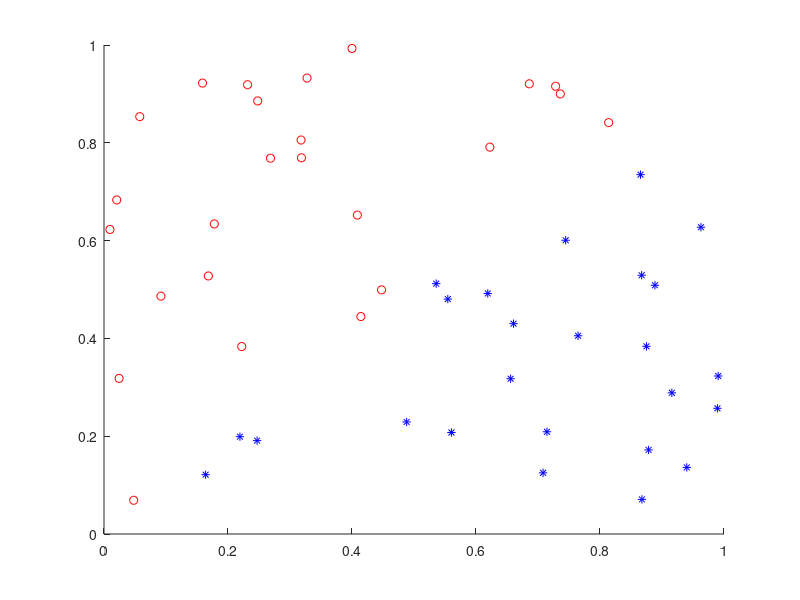

Reproduce this figure in MATLAB.
x = rand(1,50);
y = rand(1,50);
hold on
for i = 1:50
    if(x(i) > y(i))
        plot(x(i),y(i),'*b')
    else
        plot(x(i),y(i),'or')
    end
end
